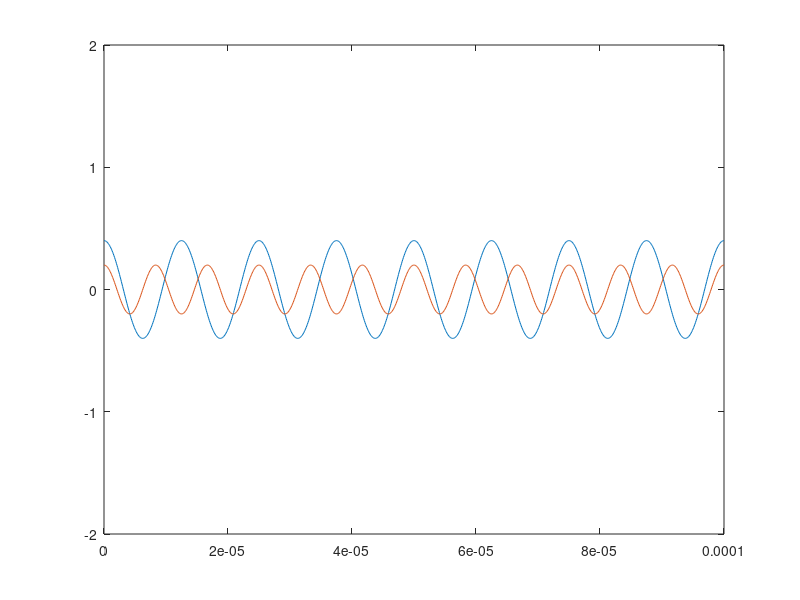
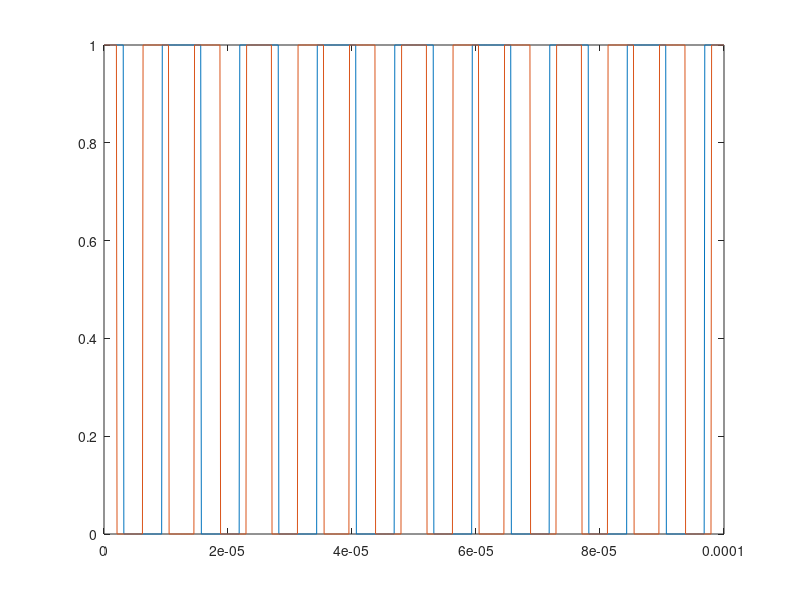
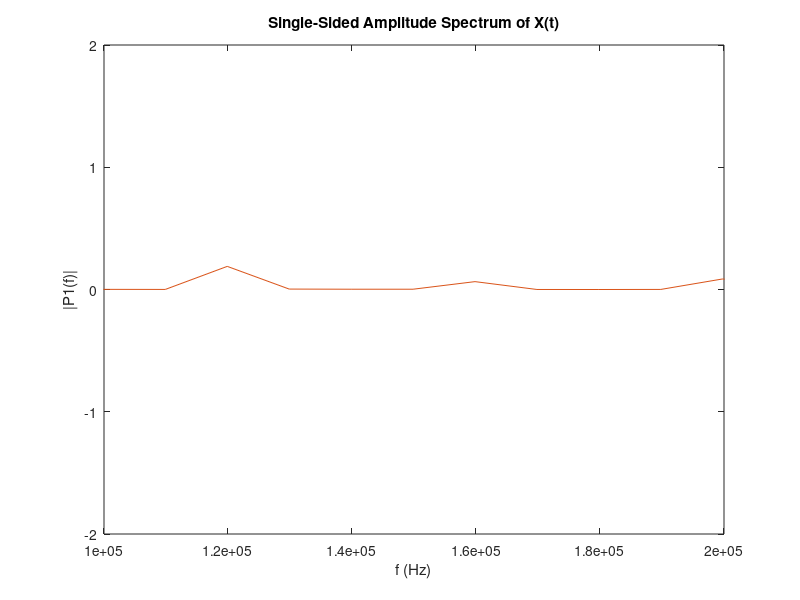

These charts were generated, in order, by the following MATLAB code:
sample_time=1e-7;

fs1=80e3;
fs2=120e3;

time=0:sample_time:1e-4;

Afs1=0.4;
Afs2=0.2;

Mfs1= Afs1*cos(2*pi*fs1*time);
Mfs2=Afs2*cos(2*pi*fs2*time);

Sfs1=(Mfs1>0==1);
Sfs2=(Mfs2>0==1);

plot(time,Mfs1)
hold on;
plot(time,Mfs2)

ylim([-2 2])
%%
Sfs1=(Mfs1>0==1);
Sfs2=(Mfs2>0==1);

figure()
plot(time,Sfs1)
hold on;
plot(time,Sfs2)
hold on; 
%%
figure()
plot(time,(Sfs1+Sfs2)/2)

%%

Msf1sin=sqrt(1-Mfs1.^2);
Msf2sin=sqrt(1-Mfs2.^2);

C= sqrt((Mfs1+Mfs2).^2+(Msf1sin+Msf2sin).^2 );



plot(time,Mfs1+Mfs2)
hold on;
ylim([-2 2])


%%
A=(Mfs1+Mfs2)>0==1;

Fs= 1/sample_time;
Y = fft(A);
L=length(A);
P2 = abs(Y/L);
P1 = P2(1:L/2+1);
P1(2:end-1) = 2*P1(2:end-1);

f = Fs*(0:(L/2))/L;
plot(f,P1) 
title("Single-Sided Amplitude Spectrum of X(t)")
xlabel("f (Hz)")
ylabel("|P1(f)|")
xlim([100e3 200e3])

% y=acos(Mfs1+Mfs2);
%%

% plot(time,y)
% hold on;
% plot(time,Mfs1+Mfs2)
%%
plot(time,A)

for i=1:1:length(A)
   
    
    
    
end








